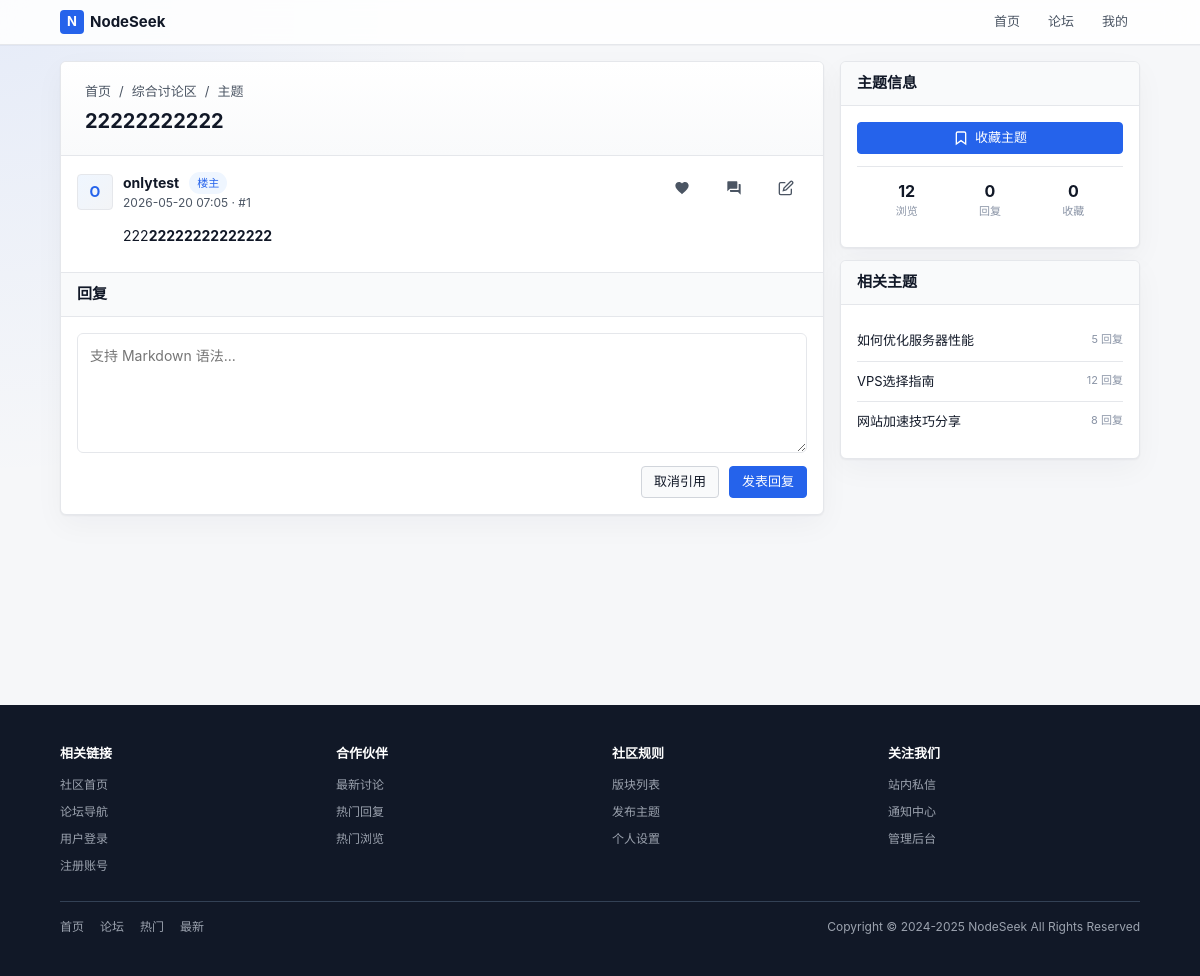
Screenshot of /index.php?c=thread&a=index&tid=12 (signed in) with the database file from the repository.
### tables this page shows
CREATE TABLE next_forum (
        fid INTEGER PRIMARY KEY AUTOINCREMENT,
        up_fid INTEGER NOT NULL DEFAULT 0,
        name VARCHAR(50) NOT NULL DEFAULT '',
        status INTEGER NOT NULL DEFAULT 0,
        sort_order INTEGER NOT NULL DEFAULT 0,
        thread_num INTEGER NOT NULL DEFAULT 0,
        reply_num INTEGER NOT NULL DEFAULT 0,
        today_num INTEGER NOT NULL DEFAULT 0,
        today_time INTEGER NOT NULL DEFAULT 0,
        last_tid INTEGER NOT NULL DEFAULT 0,
        json_data TEXT NOT NULL
    );

CREATE TABLE next_thread (
        tid INTEGER PRIMARY KEY AUTOINCREMENT,
        fid INTEGER NOT NULL DEFAULT 0,
        pid INTEGER NOT NULL DEFAULT 0,
        typeid INTEGER NOT NULL DEFAULT 0,
        read_perm INTEGER NOT NULL DEFAULT 0,
        uid INTEGER NOT NULL DEFAULT 0,
        pm_uid INTEGER NOT NULL DEFAULT 0,
        subject VARCHAR(255) NOT NULL DEFAULT '',
        hash VARCHAR(255) NOT NULL DEFAULT '',
        dateline INTEGER NOT NULL DEFAULT 0,
        sort_order INTEGER NOT NULL DEFAULT 0,
        highlight INTEGER NOT NULL DEFAULT 0,
        digest INTEGER NOT NULL DEFAULT 0,
        closed INTEGER NOT NULL DEFAULT 0,
        reply_time INTEGER NOT NULL DEFAULT 0,
        reply_uid INTEGER NOT NULL DEFAULT 0,
        reply_num INTEGER NOT NULL DEFAULT 0,
        view_num INTEGER NOT NULL DEFAULT 0,
        fav_num INTEGER NOT NULL DEFAULT 0,
        log_num INTEGER NOT NULL DEFAULT 0
    );

CREATE TABLE next_post (
        pid INTEGER PRIMARY KEY AUTOINCREMENT,
        fid INTEGER NOT NULL DEFAULT 0,
        tid INTEGER NOT NULL DEFAULT 0,
        is_thread INTEGER NOT NULL DEFAULT 0,
        uid INTEGER NOT NULL DEFAULT 0,
        dateline INTEGER NOT NULL DEFAULT 0,
        report_time INTEGER NOT NULL DEFAULT 0,
        message TEXT NOT NULL,
        ip VARCHAR(50) NOT NULL DEFAULT '',
        rate_num INTEGER NOT NULL DEFAULT 0,
        sort_order INTEGER NOT NULL DEFAULT 0,
        reply_num INTEGER NOT NULL DEFAULT 0,
        quote_pid INTEGER NOT NULL DEFAULT 0,
        quote_uid INTEGER NOT NULL DEFAULT 0,
        quote_floor INTEGER NOT NULL DEFAULT 0
    , edited INTEGER NOT NULL DEFAULT 0, message_html TEXT NOT NULL DEFAULT '');

CREATE TABLE next_member (
        uid INTEGER PRIMARY KEY AUTOINCREMENT,
        username VARCHAR(50) NOT NULL DEFAULT '',
        gid INTEGER NOT NULL DEFAULT 0,
        avatar INTEGER NOT NULL DEFAULT 0,
        password VARCHAR(255) NOT NULL DEFAULT '',
        auth_secret VARCHAR(50) NOT NULL DEFAULT '',
        auth_enabled INTEGER NOT NULL DEFAULT 0,
        notify_num INTEGER NOT NULL DEFAULT 0,
        credit INTEGER NOT NULL DEFAULT 0,
        reg_ip VARCHAR(50) NOT NULL DEFAULT '',
        reg_date INTEGER NOT NULL DEFAULT 0,
        last_ip VARCHAR(50) NOT NULL DEFAULT '',
        last_visit INTEGER NOT NULL DEFAULT 0,
        reply_time INTEGER NOT NULL DEFAULT 0,
        reply_num INTEGER NOT NULL DEFAULT 0,
        thread_num INTEGER NOT NULL DEFAULT 0,
        fav_num INTEGER NOT NULL DEFAULT 0,
        inbox_num INTEGER NOT NULL DEFAULT 0,
        outbox_num INTEGER NOT NULL DEFAULT 0,
        log_num INTEGER NOT NULL DEFAULT 0,
        email VARCHAR(80) NOT NULL DEFAULT '',
        email_status INTEGER NOT NULL DEFAULT 0,
        signin_time INTEGER NOT NULL DEFAULT 0,
        invisible INTEGER NOT NULL DEFAULT 0,
        timeoffset VARCHAR(10) NOT NULL DEFAULT '',
        search_time INTEGER NOT NULL DEFAULT 0,
        status INTEGER NOT NULL DEFAULT 0
    , json_data TEXT DEFAULT '{}');

### templates/thread/index.php (the view, shortened to what the rows shown need)
<div class="grid grid-cols-3">
    <div class="main-content">
        <div class="card">
            <div class="thread-header">
                <div class="breadcrumb">
                    <a href="index.php">首页</a>
                    /
                    <a href="index.php?c=forum&a=index&fid=<?php echo $thread['fid']; ?>"><?php echo htmlspecialchars($forum['name'] ?? '未命名版块'); ?></a>
                    /
                    <a href="index.php?c=thread&a=index&tid=<?php echo $thread['tid']; ?>">主题</a>
                </div>
                <div class="thread-title-row">
                    <div class="flex items-center gap-md">
                        <h1><?php echo htmlspecialchars($thread['subject']); ?></h1>
                    </div>
                </div>
            </div>
            <div class="post-list">
                <?php foreach ($posts as $index => $post): ?>
                    <?php echo Lib\PostHelper::renderPost($post, $users, $index + 1, $index === 0, $user ?? null); ?>
                <?php endforeach; ?>
            </div>
        </div>
    </div>
    <div class="sidebar">
        <div class="card">
            <div class="sidebar-body">
                <div class="user-stats">
                    <div class="user-stat">
                        <div class="user-stat-value"><?php echo $thread['view_num']; ?></div>
                        <div class="user-stat-label">浏览</div>
                    </div>
                    <div class="user-stat">
                        <div class="user-stat-value" id="reply-count"><?php echo $thread['reply_num']; ?></div>
                        <div class="user-stat-label">回复</div>
                    </div>
                    <div class="user-stat">
                        <div class="user-stat-value" id="fav-count"><?php echo $thread['fav_num'] ?? 0; ?></div>
                        <div class="user-stat-label">收藏</div>
                    </div>
                </div>
            </div>
        </div>
    </div>
</div>

### lib/PostHelper.php (shortened to what the rows shown need)
<?php
class PostHelper {
    public static function renderPost(array $post, array $users, int $index, bool $isFirst = false, ?array $currentUser = null): string {
        $canEdit = $currentUser && ($post['uid'] == $currentUser['uid'] || $currentUser['gid'] == 1);
        ?>
<div class="post-item" id="post-<?php echo $post['pid']; ?>">
    <div class="post-header justify-between">
        <div class="flex items-center gap-md">
            <div class="avatar avatar-post">
                <?php if (!empty($users[$post['uid']]['avatar'])): ?>
                    <img src="<?php echo htmlspecialchars($users[$post['uid']]['avatar']); ?>" alt="">
                <?php else: ?>
                    <?php echo strtoupper(substr($users[$post['uid']]['username'] ?? '?', 0, 1)); ?>
                <?php endif; ?>
            </div>
            <div class="flex-1 min-width-0">
                <div class="flex items-center gap-md">
                    <span class="font-bold"><?php echo htmlspecialchars($users[$post['uid']]['username'] ?? '已删除用户'); ?></span>
                    <?php if ($isFirst): ?>
                        <span class="badge badge-blue">楼主</span>
                    <?php endif; ?>
                </div>
                <div class="text-secondary font-sm">
                    <?php echo date('Y-m-d H:i', $post['dateline']); ?> · #<?php echo $index; ?>
                </div>
            </div>
        </div>
        <div class="flex items-center gap-md">
            <button type="button" class="btn btn-ghost text-muted" aria-label="喜欢">
                <svg width="16" height="16" viewBox="0 0 24 24" fill="currentColor">
                    <path d="M12 21.35l-1.45-1.32C5.4 15.36 2 12.28 2 8.5 2 5.42 4.42 3 7.5 3c1.74 0 3.41.81 4.5 2.09C13.09 3.81 14.76 3 16.5 3 19.58 3 22 5.42 22 8.5c0 3.78-3.4 6.86-8.55 11.54L12 21.35z"/>
                </svg>
            </button>
            <button type="button" class="btn btn-ghost text-muted quote-btn" aria-label="引用回复" data-pid="<?php echo $post['pid']; ?>" data-uid="<?php echo $post['uid']; ?>" data-floor="<?php echo $index; ?>" data-username="<?php echo htmlspecialchars($users[$post['uid']]['username'] ?? ''); ?>">
                <svg width="16" height="16" viewBox="0 0 24 24" fill="currentColor">
                    <path d="M21 6h-2v9H6v2c0 .55.45 1 1 1h11l4 4V7c0-.55-.45-1-1-1zm-4 6V3c0-.55-.45-1-1-1H3c-.55 0-1 .45-1 1v14l4-4h10c.55 0 1-.45 1-1z"/>
                </svg>
            </button>
            <?php if ($canEdit): ?>
            <a href="index.php?c=thread&a=edit&pid=<?php echo $post['pid']; ?>" class="btn btn-ghost text-muted" aria-label="编辑">
                <svg width="16" height="16" viewBox="0 0 24 24" fill="none" stroke="currentColor" stroke-width="2">
                    <path d="M11 4H4a2 2 0 0 0-2 2v14a2 2 0 0 0 2 2h14a2 2 0 0 0 2-2v-7"></path>
                    <path d="M18.5 2.5a2.121 2.121 0 0 1 3 3L12 15l-4 1 1-4 9.5-9.5z"></path>
                </svg>
            </a>
            <?php endif; ?>
        </div>
    </div>
    <div class="post-body">
        <div class="post-content">
            <?php echo $post['message_html']; ?>
        </div>
    </div>
</div>
        <?php
        return (string)ob_get_clean();
    }
}
?>

### rows the page displays
next_forum: name "综合讨论区"
next_thread: subject "22222222222", view_num "12", reply_num "0", fav_num "0"
next_post: uid.username "O", uid.username "onlytest", dateline "2026-05-20 07:05", index "1", message_html "222 22222222222222"
